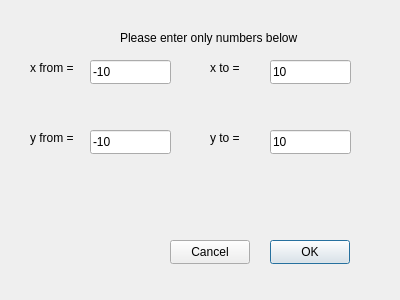
<?xml version="1.0" encoding="UTF-8"?>
<ui version="4.0">
 <class>Dialog_range</class>
 <widget class="QDialog" name="Dialog_range">
  <property name="geometry">
   <rect>
    <x>0</x>
    <y>0</y>
    <width>400</width>
    <height>300</height>
   </rect>
  </property>
  <property name="windowTitle">
   <string>Dialog</string>
  </property>
  <widget class="QPushButton" name="pushButton_ok">
   <property name="geometry">
    <rect>
     <x>270</x>
     <y>240</y>
     <width>80</width>
     <height>24</height>
    </rect>
   </property>
   <property name="text">
    <string>OK</string>
   </property>
  </widget>
  <widget class="QPushButton" name="pushButton_cancel">
   <property name="geometry">
    <rect>
     <x>170</x>
     <y>240</y>
     <width>80</width>
     <height>24</height>
    </rect>
   </property>
   <property name="text">
    <string>Cancel</string>
   </property>
  </widget>
  <widget class="QLineEdit" name="lineEdit_xfrom">
   <property name="geometry">
    <rect>
     <x>90</x>
     <y>60</y>
     <width>81</width>
     <height>24</height>
    </rect>
   </property>
   <property name="text">
    <string>-10</string>
   </property>
  </widget>
  <widget class="QLineEdit" name="lineEdit_xto">
   <property name="geometry">
    <rect>
     <x>270</x>
     <y>60</y>
     <width>81</width>
     <height>24</height>
    </rect>
   </property>
   <property name="text">
    <string>10</string>
   </property>
  </widget>
  <widget class="QLineEdit" name="lineEdit_yfrom">
   <property name="geometry">
    <rect>
     <x>90</x>
     <y>130</y>
     <width>81</width>
     <height>24</height>
    </rect>
   </property>
   <property name="text">
    <string>-10</string>
   </property>
  </widget>
  <widget class="QLineEdit" name="lineEdit_yto">
   <property name="geometry">
    <rect>
     <x>270</x>
     <y>130</y>
     <width>81</width>
     <height>24</height>
    </rect>
   </property>
   <property name="text">
    <string>10</string>
   </property>
  </widget>
  <widget class="QLabel" name="label_xfrom">
   <property name="geometry">
    <rect>
     <x>30</x>
     <y>60</y>
     <width>58</width>
     <height>16</height>
    </rect>
   </property>
   <property name="text">
    <string>x from =</string>
   </property>
  </widget>
  <widget class="QLabel" name="label_xto">
   <property name="geometry">
    <rect>
     <x>210</x>
     <y>60</y>
     <width>58</width>
     <height>16</height>
    </rect>
   </property>
   <property name="text">
    <string>x to =</string>
   </property>
  </widget>
  <widget class="QLabel" name="label_yfrom">
   <property name="geometry">
    <rect>
     <x>30</x>
     <y>130</y>
     <width>58</width>
     <height>16</height>
    </rect>
   </property>
   <property name="text">
    <string>y from =</string>
   </property>
  </widget>
  <widget class="QLabel" name="label_yto">
   <property name="geometry">
    <rect>
     <x>210</x>
     <y>130</y>
     <width>58</width>
     <height>16</height>
    </rect>
   </property>
   <property name="text">
    <string>y to =</string>
   </property>
  </widget>
  <widget class="QLabel" name="label">
   <property name="geometry">
    <rect>
     <x>120</x>
     <y>30</y>
     <width>211</width>
     <height>16</height>
    </rect>
   </property>
   <property name="text">
    <string>Please enter only numbers below</string>
   </property>
  </widget>
 </widget>
 <resources/>
 <connections/>
</ui>
